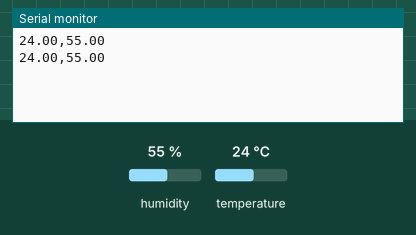
Simulated run of this sketch. Board: Arduino Uno, built with avr-gcc and run on an emulated ATmega328P. Parts: the last lines printed to the serial monitor. The inputs (shaded band) are chosen by the test bench; at power-on: humidity 55 %, temperature 24 °C.

Above: at 3.3 s.
3.4 s: humidity set to 22 %
At 6.3 s:
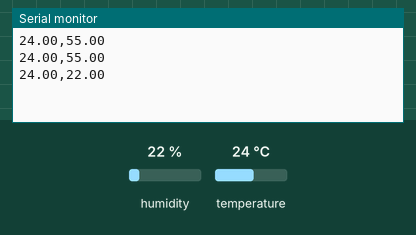
6.7 s: temperature set to 12 °C
At 7.9 s:
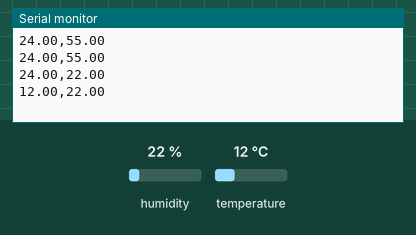
10.0 s: humidity set to 40 %
At 10.8 s:
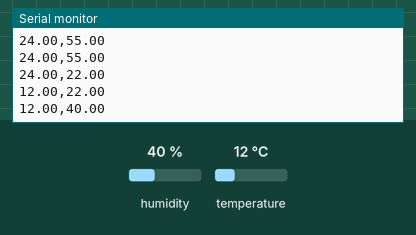
Timing chart, 0 to 13.0 s (numbered marks = the images above; inputs shaded):
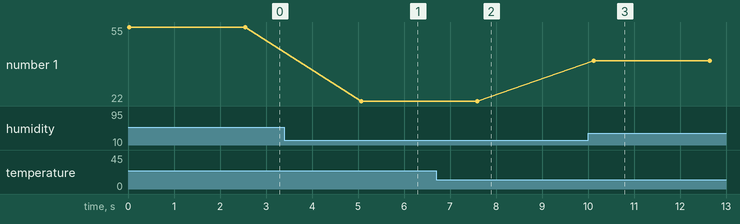

The sketch:

DHT11.ino
```cpp
#include <SimpleDHT.h>
int pinDHT11 = 3;
SimpleDHT11 dht11;

void setup() {
Serial.begin(9600);
}
void loop() {
float temperature = 0;
float humidity = 0;
int err = SimpleDHTErrSuccess;
if ((err = dht11.read2(pinDHT11, &temperature, &humidity, NULL)) != SimpleDHTErrSuccess) {
Serial.print("Read DHT11 failed, err="); Serial.println(err);delay(2000);
return;
}

Serial.print((float)temperature);
Serial.print(",");
Serial.println((float)humidity);
delay(2500);
}
```

Measured:
- after the input at 3.4 s, the serial monitor: prints a new line after 1.7 s (image 1)
- after the input at 6.7 s, the serial monitor: prints a new line after 0.90 s (image 2)
- after the input at 10.0 s, the serial monitor: prints a new line after 0.12 s (image 3)
- plotted number 1: 55 → 22 after the input at 3.4 s, 22 → 40 after the input at 10.0 s
